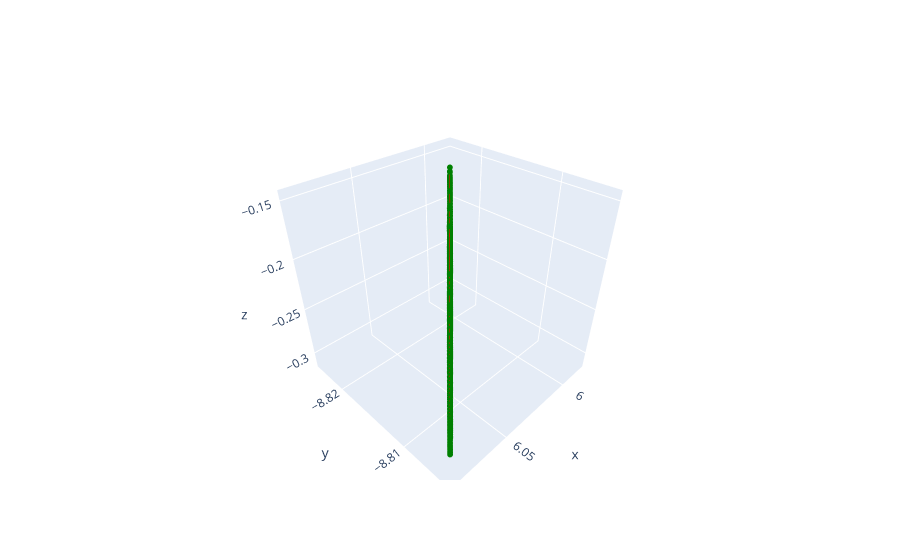

Notebook code for this chart:
### Code cell
fig = go.Figure(data=[go.Scatter3d(x=c_proj[:,0], y=c_proj[:,1], z=c_proj[:,2],
                                   marker=dict(
                                        size=2,
                                        color='green',
                                    ),
                                    line=dict(
                                        color='rgb(255,0,0)',
                                        width=1
                                    ))])
fig.show()

### Figure 1 — Plotly figure (JSON) as saved in the notebook; plotly's stock layout.template omitted (floating-point values rounded to 4 significant figures; data arrays with more than 128 entries replaced by an {"elided": "..."} marker saying what was removed)
{"data": [{"line": {"color": "rgb(255,0,0)", "width": 1}, "marker": {"color": "green", "size": 2}, "type": "scatter3d", "x": {"elided": "1835 float values"}, "y": {"elided": "1835 float values"}, "z": {"elided": "1835 float values"}}], "layout": {}}
